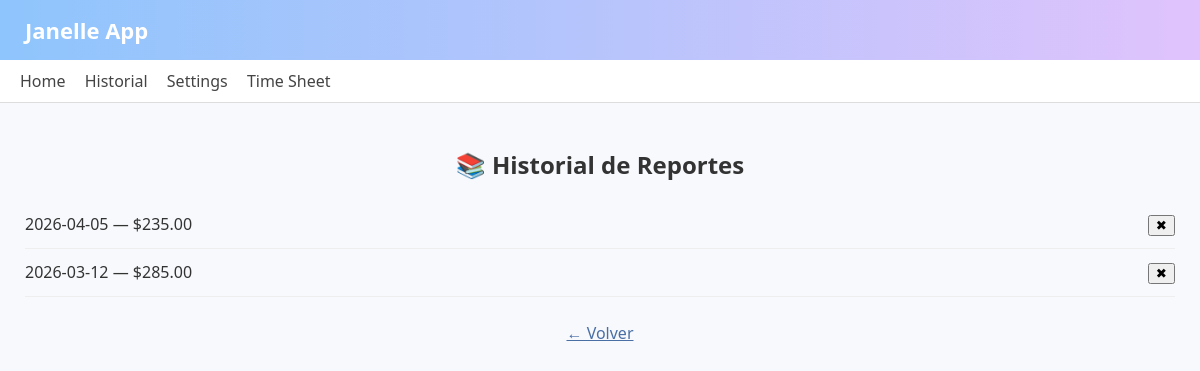
Before: /historial with the older database file.
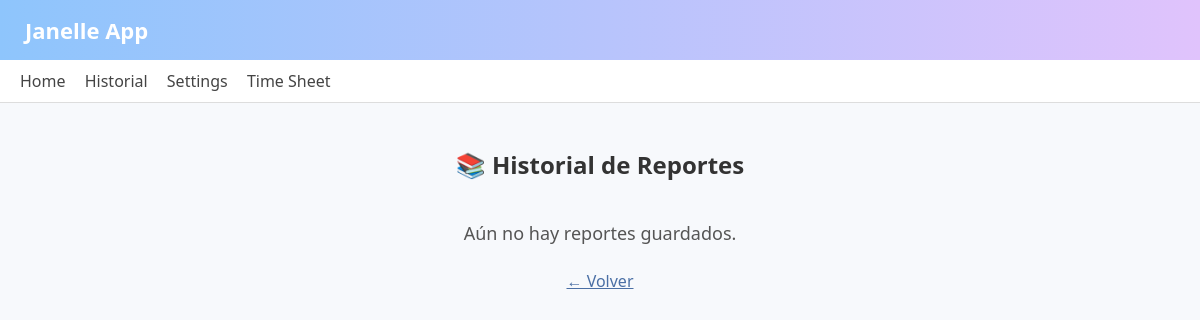
After: the same page with the newer database file.
### tables this page shows
CREATE TABLE reportes (
            id INTEGER PRIMARY KEY AUTOINCREMENT,
            fecha TEXT,
            horas REAL,
            salario REAL,
            total_ventas REAL,
            total_comision REAL,
            total_ganado REAL,
            ventas_json TEXT
        );

### app.py (the view)
@app.route('/historial')
def historial():
    conn = sqlite3.connect("historial.db")
    c = conn.cursor()
    c.execute("SELECT id, fecha, total_ganado FROM reportes ORDER BY id DESC")
    datos = c.fetchall()
    conn.close()
    return render_template("historial.html", reportes=datos)

### templates/historial.html
{% extends "base.html" %}
{% block content %}
<div class="historial-container">
    <h2 style="text-align:center; margin-bottom:20px;">📚 Historial de Reportes</h2>
    {% if reportes %}
        <ul style="list-style:none; padding:0; margin:0;">
            {% for r in reportes %}
            <li style="
                display:flex;
                justify-content:space-between;
                align-items:center;
                padding:12px 0;
                border-bottom:1px solid #eee;
            ">
                <a href="/reporte/{{ r[0] }}" style="color:#333; text-decoration:none; font-size:16px;">
                    {{ r[1] }} — ${{ "%.2f"|format(r[2]) }}
                </a>
                <form action="/borrar/{{ r[0] }}" method="POST" style="margin:0;">
                    <button class="delete-btn" onclick="return confirm('¿Eliminar este reporte?')">✖</button>
                </form>
            </li>
            {% endfor %}
        </ul>
    {% else %}
        <p style="color:#555; font-size:18px; text-align:center; margin-top:40px;">
            Aún no hay reportes guardados.
        </p>
    {% endif %}
    <a href="/" class="back" style="display:block; margin-top:25px; text-align:center; color:#4a6fa5;">
        ← Volver
    </a>
</div>
{% endblock %}

Changed rows visible on the page:
removed reportes: fecha "2026-04-05", total_ganado "235.00"
removed reportes: fecha "2026-03-12", total_ganado "285.00"
Other visible differences:
text now shown: "Aún no hay reportes guardados."
